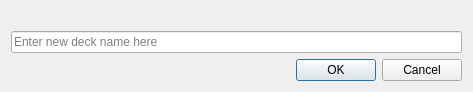
<?xml version="1.0" encoding="UTF-8"?>
<ui version="4.0">
 <class>Dialog</class>
 <widget class="QDialog" name="Dialog">
  <property name="geometry">
   <rect>
    <x>0</x>
    <y>0</y>
    <width>473</width>
    <height>92</height>
   </rect>
  </property>
  <property name="windowTitle">
   <string>Dialog</string>
  </property>
  <layout class="QVBoxLayout" name="verticalLayout">
   <item>
    <layout class="QVBoxLayout" name="verticalLayout_2">
     <item>
      <spacer name="verticalSpacer">
       <property name="orientation">
        <enum>Qt::Vertical</enum>
       </property>
       <property name="sizeHint" stdset="0">
        <size>
         <width>20</width>
         <height>40</height>
        </size>
       </property>
      </spacer>
     </item>
     <item>
      <widget class="QLineEdit" name="lineEdit">
       <property name="placeholderText">
        <string>Enter new deck name here</string>
       </property>
      </widget>
     </item>
    </layout>
   </item>
   <item>
    <widget class="QDialogButtonBox" name="buttonBox">
     <property name="orientation">
      <enum>Qt::Horizontal</enum>
     </property>
     <property name="standardButtons">
      <set>QDialogButtonBox::Cancel|QDialogButtonBox::Ok</set>
     </property>
    </widget>
   </item>
  </layout>
 </widget>
 <resources/>
 <connections>
  <connection>
   <sender>buttonBox</sender>
   <signal>accepted()</signal>
   <receiver>Dialog</receiver>
   <slot>accept()</slot>
   <hints>
    <hint type="sourcelabel">
     <x>248</x>
     <y>254</y>
    </hint>
    <hint type="destinationlabel">
     <x>157</x>
     <y>274</y>
    </hint>
   </hints>
  </connection>
  <connection>
   <sender>buttonBox</sender>
   <signal>rejected()</signal>
   <receiver>Dialog</receiver>
   <slot>reject()</slot>
   <hints>
    <hint type="sourcelabel">
     <x>316</x>
     <y>260</y>
    </hint>
    <hint type="destinationlabel">
     <x>286</x>
     <y>274</y>
    </hint>
   </hints>
  </connection>
 </connections>
</ui>
